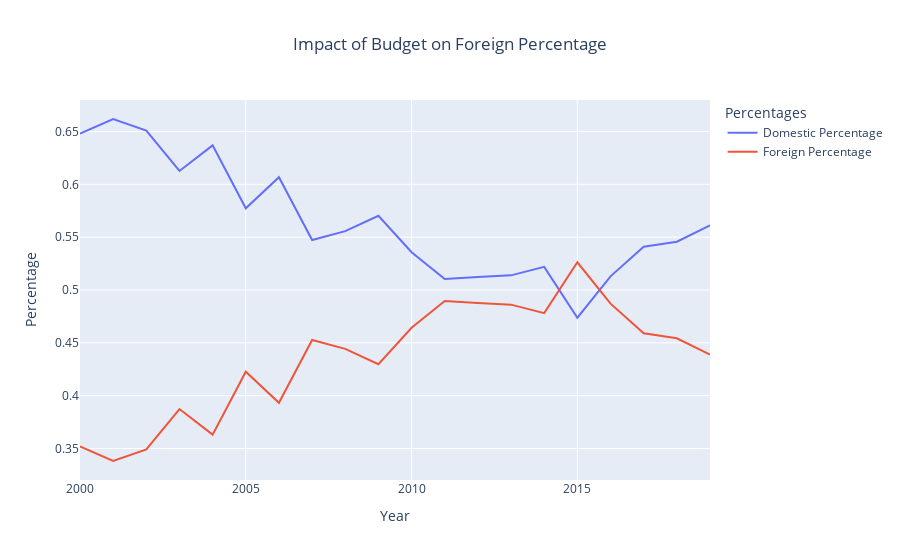

Notebook source saved alongside this figure:
### Code cell
generate_year_plot(df)

### Figure 1 — Plotly figure (JSON) as saved in the notebook; plotly's stock layout.template omitted (floating-point values rounded to 4 significant figures)
{"data": [{"hovertemplate": "Percentages=Domestic Percentage<br>Year=%{x}<br>Percentage=%{y}<extra></extra>", "legendgroup": "Domestic Percentage", "line": {"color": "#636efa", "dash": "solid"}, "marker": {"symbol": "circle"}, "mode": "lines", "name": "Domestic Percentage", "orientation": "v", "showlegend": true, "type": "scatter", "x": [2000, 2001, 2002, 2003, 2004, 2005, 2006, 2007, 2008, 2009, 2010, 2011, 2012, 2013, 2014, 2015, 2016, 2017, 2018, 2019], "xaxis": "x", "y": [0.6481, 0.6618, 0.6509, 0.6127, 0.6369, 0.5773, 0.6067, 0.5474, 0.5557, 0.5703, 0.5357, 0.5103, 0.5123, 0.5139, 0.5219, 0.4737, 0.5129, 0.541, 0.5457, 0.5611], "yaxis": "y"}, {"hovertemplate": "Percentages=Foreign Percentage<br>Year=%{x}<br>Percentage=%{y}<extra></extra>", "legendgroup": "Foreign Percentage", "line": {"color": "#EF553B", "dash": "solid"}, "marker": {"symbol": "circle"}, "mode": "lines", "name": "Foreign Percentage", "orientation": "v", "showlegend": true, "type": "scatter", "x": [2000, 2001, 2002, 2003, 2004, 2005, 2006, 2007, 2008, 2009, 2010, 2011, 2012, 2013, 2014, 2015, 2016, 2017, 2018, 2019], "xaxis": "x", "y": [0.3519, 0.3382, 0.3491, 0.3873, 0.3631, 0.4227, 0.3933, 0.4526, 0.4443, 0.4297, 0.4643, 0.4897, 0.4877, 0.4861, 0.4781, 0.5263, 0.4871, 0.459, 0.4543, 0.4389], "yaxis": "y"}], "layout": {"legend": {"title": {"text": "Percentages"}, "tracegroupgap": 0}, "title": {"text": "Impact of Budget on Foreign Percentage", "x": 0.5, "xanchor": "center"}, "xaxis": {"anchor": "y", "domain": [0, 1], "title": {"text": "Year"}}, "yaxis": {"anchor": "x", "domain": [0, 1], "title": {"text": "Percentage"}}}}
